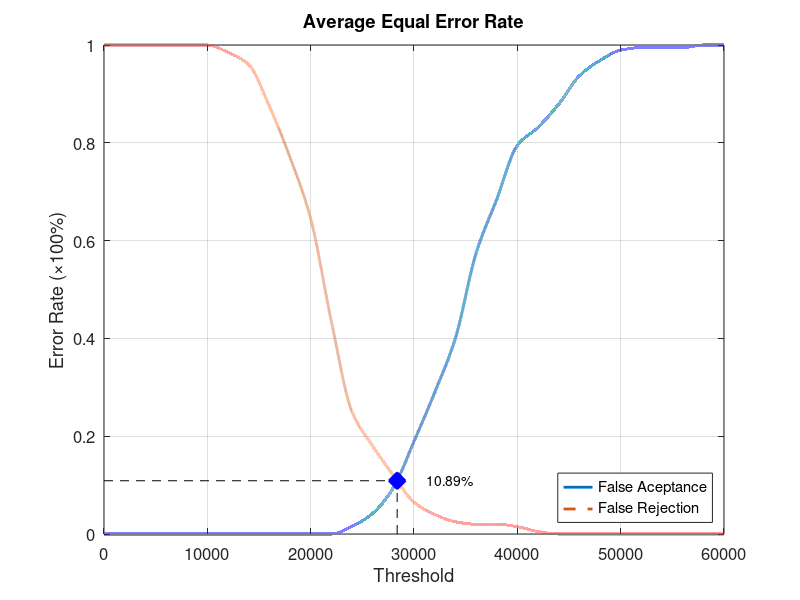
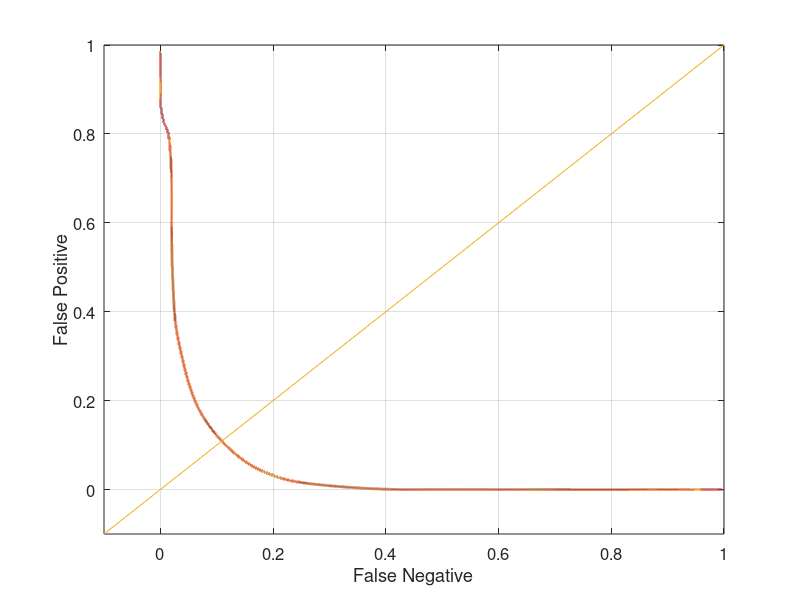

The MATLAB source for these figures, in order:
function yEER = Database1_2
close all;
clear;
clc;
x = 0:2000:60000;
xq = 0:0.5:60000;

y0 = [0 0 0 0 0 0 0 0 0 0 0 0 0.0157895 0.0421053 0.0947368 0.189474 0.289474 0.4 0.573684 0.684211 0.794737 0.831579 0.878947 0.936842 0.968421 0.989474 0.994737 0.994737 0.994737 1 1];
yy0 = interp1(x, y0, xq, 'pchip');
y1 = [1 1 1 1 1 1 0.985 0.96 0.875 0.77 0.645 0.435 0.25 0.18 0.12 0.065 0.04 0.025 0.02 0.02 0.015 0.005 0 0 0 0 0 0 0 0 0];
yy1 = interp1(x, y1, xq, 'pchip');

% Calculating EER: 
y2 = abs(y0 - y1);
find(y2 == min(y2))
yy2 = abs(yy0 - yy1);
xEER = find(yy2 == min(yy2));
xEERIndex = xq(xEER) % X-axis EER
yEER = yy0(xEER) % Y-axis EER

main = figure
plot(xq, yy0,'-','LineWidth', 2);	hold on
plot(xq, yy1,'--','LineWidth', 2);	hold on
plot([xEERIndex xEERIndex], [0 yEER], 'k--');	hold on
plot([0 xEERIndex], [yEER yEER], 'k--');	hold on
plot(xEERIndex, yEER, 'bx', 'LineWidth', 10);	hold on
text(xEERIndex + 10 * xEERIndex / 100, yEER, [num2str(round((10000 * yEER)) / 100) '%'])
legend('False Aceptance', 'False Rejection', 'Location', 'SouthEast')
xlabel('Threshold')
ylabel('Error Rate (\times100%)')
title('Average Equal Error Rate')
set(gca, 'FontSize', 12)
axis([0 60000 0 1])
grid on

print(main, 'Database1_2Main', '-dpng');
FNRxFPR = figure('Color', [1 1 1]);
plot(yy1, yy0, '-', yy1, yy0, 'LineWidth', 2);
hold on
y = -0.1:0.1:1
plot(y, y); 
set(gca, 'FontSize', 12)
xlabel('False Negative')
ylabel('False Positive')
axis([-0.1 1 -0.1 1])
set(gca, 'FontSize', 12)
grid on

print(FNRxFPR, 'Database1_2FNRxFPR','-dpng');
end
